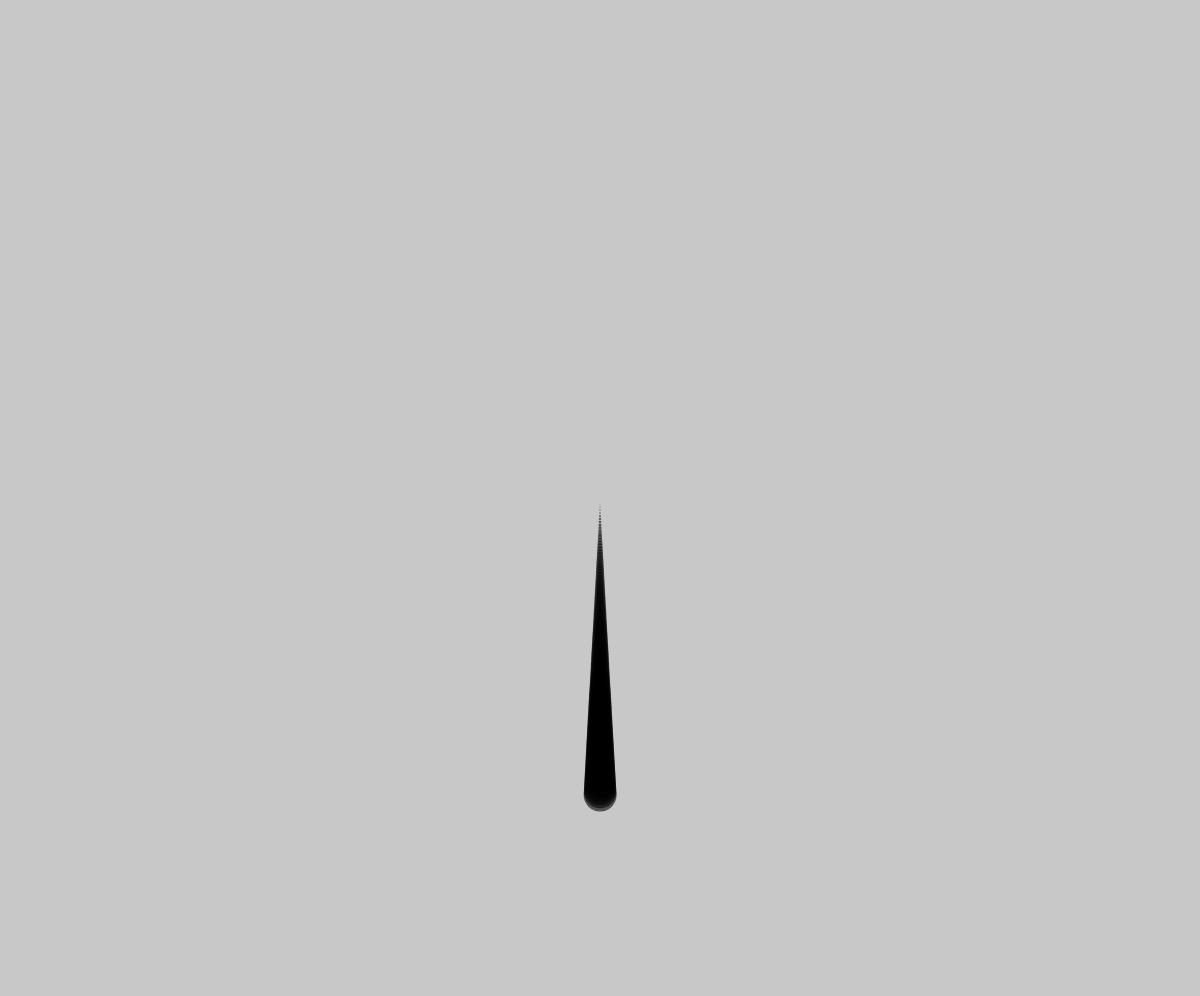
Frame 1 (no input)
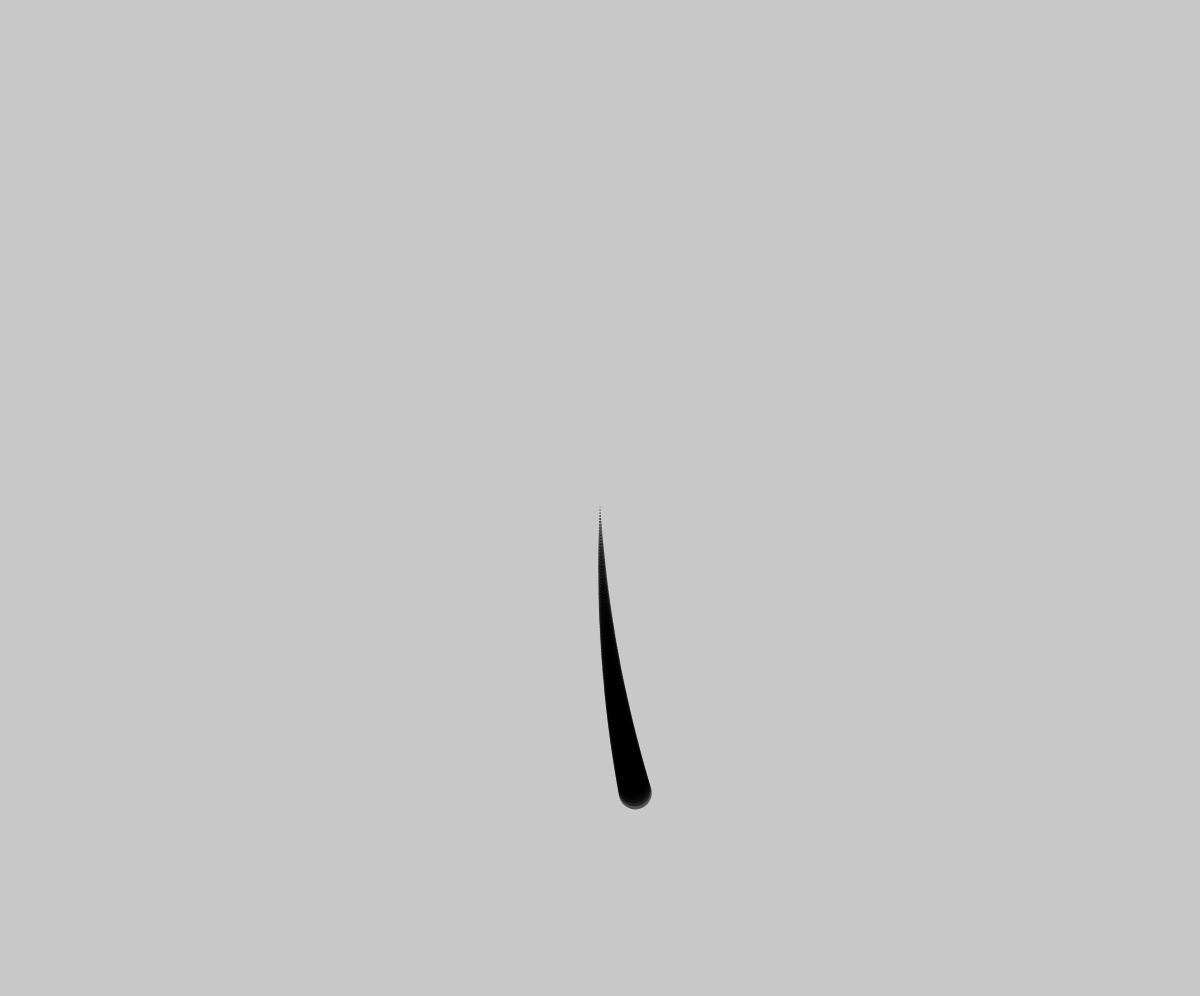
Frame 60 (no input)
Frame 120 (the mouse pressed at the canvas centre since frame 60): identical to frame 60, image omitted

The p5.js sketch that drew these frames (run headless with seeded random() and noise() and a simulated clock; from frame 60 on, the mouse is pressed at the canvas centre):

// p5.js sketch
// ── sketch.js
function setup() {
  createCanvas(windowWidth, windowHeight - 4);
  background(200);
  let start = getURL().indexOf("num=")+4;
  let url = decodeURIComponent(getURL());
  key = url.substring(start,url.length);
  print(key);
  n = key;
  if(!(n>1)){
    n = 100;
  }
}
let n = 100;
let a = 0;
let run = true;
let speed = 0.0000002;
function draw() {
  if (run) {
    background(200);
    translate(width / 2, height / 2);
    for (let i = 0; i < n; i++) {
      a -= speed;
      rotate(a);
      strokeWeight(i/3);
      stroke(0,0,0,150);
      point(0, i*3);
      }
  }
}

function mousePressed(){
  run = !run;
}

function keyPressed(){
  if(key == "w"){
    speed += 0.0000001;
  }else if(key == "s"){
    speed -= 0.0000001;
  }
}
